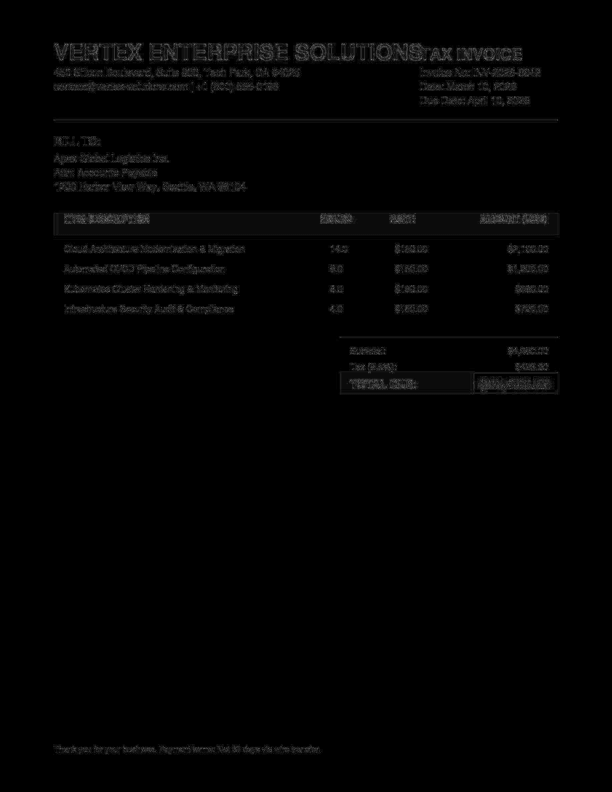
#> input picture data/samples/debug_edited_ela.png, 1836 x 2376 px (shown at 1/3 size)
$ python -i image_forensics.py   (imports and definitions only)   (older library calls are emulated)
#> lines starting #> are read from the running program, lines starting #| are printed output that depends on the picture; after the words box and inside, x2 and y2 are one past the last pixel; in counts of white or black regions, pixels touching at a corner belong together
"""
ADFF - Image Forensics Agent
Computes Error Level Analysis (ELA), Local Noise Inconsistency, Edge Continuity Discontinuity,
and Keypoint Copy-Move Block Matching across document page images.
"""

import os
from pathlib import Path
from typing import Dict, Any, List, Tuple, Optional
import numpy as np
import cv2
from PIL import Image, ImageChops, ImageEnhance


class ImageForensicsAgent:
    def __init__(self, quality: int = 90, ela_scale: float = 18.0):
        self.quality = quality
        self.ela_scale = ela_scale

    def analyze_page(
        self,
        page_image_path: str,
        output_dir: str,
        page_idx: int = 0,
        understanding_res: Optional[Dict[str, Any]] = None
    ) -> Dict[str, Any]:
        """
        Runs comprehensive image forensic pipeline on a single page image.
        Outputs ELA heatmap, noise inconsistency metrics, edge continuity metrics, and copy-move indicators.
        """
#> called with page_image_path = '../../data/samples/debug_edited_ela.png', output_dir = 'out.png', page_idx = 0
        out_dir = Path(output_dir)
        out_dir.mkdir(parents=True, exist_ok=True)

        img_bgr = cv2.imread(page_image_path)
#> img_bgr is the input picture: shape (2376, 1836, 3); min 0, max 255, mean 2.7
        if img_bgr is None:
            raise FileNotFoundError(f"Cannot open page image at '{page_image_path}'.")

        h, w, c = img_bgr.shape
        img_gray = cv2.cvtColor(img_bgr, cv2.COLOR_BGR2GRAY)

        has_vector_text = understanding_res.get("has_vector_text", False) if understanding_res else False
        has_raster_images = understanding_res.get("has_raster_images", False) if understanding_res else False
        embedded_zones = understanding_res.get("embedded_image_zones", []) if understanding_res else []

        # 1. Error Level Analysis (ELA)
        ela_np, ela_gray, ela_mean, ela_max, ela_std = self._compute_ela(page_image_path, out_dir, page_idx)

        # 2. Local Noise Inconsistency
        noise_mean, noise_std, noise_ratio, noise_anomaly_score, noise_clusters = self._compute_noise_inconsistency(
            img_gray, is_vector_doc=(has_vector_text and not has_raster_images)
        )

        # 3. Edge Continuity & Boundary Discontinuity
        edge_discontinuity_score = self._compute_edge_continuity(img_gray)

        # 4. Copy-Move / Cloning Detection
        copy_move_detected, match_count = self._detect_copy_move(img_gray)

        # 5. Extract Suspicious Clusters from ELA and Embedded Zones
        ela_clusters = []

        # If PDF has embedded raster image objects (like a patched financial total or pasted signature)
        for ez in embedded_zones:
            if ez.get("page", 0) == page_idx:
                ez_box = ez["bbox"]
                x0 = max(0, min(w - 1, ez_box[0]))
                y0 = max(0, min(h - 1, ez_box[1]))
                x1 = max(0, min(w, ez_box[2]))
                y1 = max(0, min(h, ez_box[3]))
                if (x1 - x0) > 15 and (y1 - y0) > 8:
                    patch = ela_gray[y0:y1, x0:x1]
                    p_mean = float(np.mean(patch)) if patch.size > 0 else 0.0
                    ela_clusters.append({
                        "bbox": [x0, y0, x1, y1],
                        "area": (x1 - x0) * (y1 - y0),
                        "mean_ela_energy": max(78.0, p_mean),
                        "confidence": 0.95,
                        "source": "embedded_raster_patch_anomaly"
                    })

        # For pure image scans (not digital vector PDFs), extract high-residual dense clusters
        if not has_vector_text:
            dense_ela_clusters = self._extract_ela_clusters(ela_gray, img_bgr.shape)
            ela_clusters.extend(dense_ela_clusters)

        # Merge ELA clusters and Noise clusters
        all_clusters = self._merge_clusters(ela_clusters, noise_clusters)

        # Filter to confident clusters (>= 0.65) and take top 4
        all_clusters = [c for c in all_clusters if c.get("confidence", 0) >= 0.65]
        all_clusters.sort(key=lambda c: c.get("confidence", 0), reverse=True)
        all_clusters = all_clusters[:4]

        # 6. Generate and save false-color Thermal Heatmap
        heatmap_path = out_dir / f"forensic_heatmap_p{page_idx}.png"
        ela_normalized = cv2.normalize(ela_gray, None, 0, 255, cv2.NORM_MINMAX)
        heatmap_color = cv2.applyColorMap(ela_normalized, cv2.COLORMAP_INFERNO)

        gray_3ch = cv2.cvtColor(img_gray, cv2.COLOR_GRAY2BGR)
        blended = cv2.addWeighted(heatmap_color, 0.65, gray_3ch, 0.35, 0)
        cv2.imwrite(str(heatmap_path), blended)

        # Anomaly score
        if all_clusters:
            top_cluster_conf = max(c.get("confidence", 0.5) for c in all_clusters)
            ela_anomaly_score = float(min(1.0, 0.45 + (top_cluster_conf * 0.45)))
        else:
            ela_anomaly_score = float(min(0.12, (ela_mean / 40.0) * 0.10))

        return {
            "page_index": page_idx,
            "dimensions": {"width": w, "height": h},
            "ela_mean_residual": float(round(ela_mean, 2)),
            "ela_max_residual": float(round(ela_max, 2)),
            "ela_std_residual": float(round(ela_std, 2)),
            "ela_anomaly_score": float(round(ela_anomaly_score, 3)),
            "noise_variance_mean": float(round(noise_mean, 2)),
            "noise_variance_std": float(round(noise_std, 2)),
            "noise_inconsistency_score": float(round(noise_anomaly_score, 3)),
            "edge_gradient_discontinuity_score": float(round(edge_discontinuity_score, 3)),
            "copy_move_detected": copy_move_detected,
            "copy_move_matches": match_count,
            "anomalous_clusters": all_clusters,
            "ela_image_path": str(out_dir / f"ela_p{page_idx}.png"),
            "heatmap_image_path": str(heatmap_path)
        }

    def _compute_ela(self, image_path: str, out_dir: Path, page_idx: int) -> Tuple[np.ndarray, np.ndarray, float, float, float]:
#> called with image_path = '../../data/samples/debug_edited_ela.png', page_idx = 0
        orig_img = Image.open(image_path).convert("RGB")
        temp_jpg_path = out_dir / f"_temp_recomp_p{page_idx}.jpg"

        orig_img.save(temp_jpg_path, "JPEG", quality=self.quality)
        recompressed = Image.open(temp_jpg_path).convert("RGB")

        diff = ImageChops.difference(orig_img, recompressed)

        if temp_jpg_path.exists():
            temp_jpg_path.unlink()

        enhancer = ImageEnhance.Brightness(diff)
        ela_amplified = enhancer.enhance(self.ela_scale)

        ela_save_path = out_dir / f"ela_p{page_idx}.png"
        ela_amplified.save(ela_save_path)

        ela_np = np.array(ela_amplified)
        ela_gray = cv2.cvtColor(ela_np, cv2.COLOR_RGB2GRAY)

        mean_val = float(np.mean(ela_gray))
#> mean_val = 3.94
        max_val = float(np.max(ela_gray))
#> max_val = 255
        std_val = float(np.std(ela_gray))
#> std_val = 17.46
#> in analyze_page, `ela_np, ela_gray, ela_mean, ela_max, ela_std = self._compute_ela(page_..`: ela_mean = 3.94; ela_max = 255; ela_std = 17.46

        return ela_np, ela_gray, mean_val, max_val, std_val

    def _compute_noise_inconsistency(
        self, gray: np.ndarray, is_vector_doc: bool = False
    ) -> Tuple[float, float, float, float, List[Dict[str, Any]]]:
#> called with is_vector_doc = False
        if is_vector_doc:
            return 0.0, 0.0, 1.0, 0.0, []

        laplacian = cv2.Laplacian(gray, cv2.CV_64F)
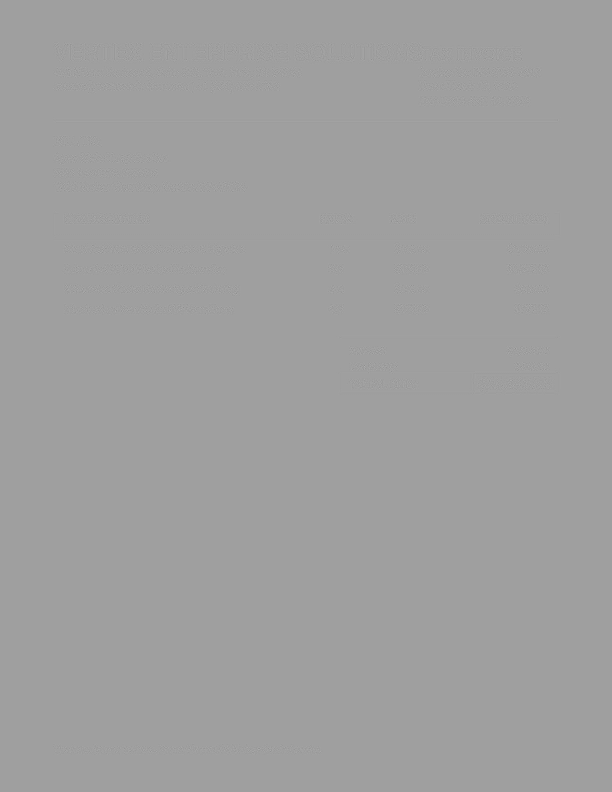
#> laplacian: shape (2376, 1836) float64 (shown at 1/3 size); min -846, max 508, mean 0; drawn with min black and max white
        h, w = gray.shape
        block_size = 48
        variances = []
        block_coords = []

        for y in range(0, h - block_size, block_size):
            for x in range(0, w - block_size, block_size):
                patch = laplacian[y:y + block_size, x:x + block_size]
                gray_patch = gray[y:y + block_size, x:x + block_size]
                if np.std(gray_patch) > 3.5:
                    var = float(np.var(patch))
                    variances.append(var)
                    block_coords.append((x, y, var))
#> after the loop, block_coords = 427 items, first 6: (144, 96, 1298.3), (192, 96, 1739.9), (240, 96, 1724.9), (288, 96, 1679.8), (336, 96, 1192.5), (384, 96, 2942.1); variances = 427 values, max 11340.9 at index 160, min 34.79 at index 187, mean 3853.3

        if len(variances) < 6:
            return 0.0, 0.0, 1.0, 0.0, []

        v_mean = float(np.mean(variances))
#> v_mean = 3853.3
        v_std = float(np.std(variances))
#> v_std = 3058.4
        v_median = float(np.median(variances)) + 1e-4
#> v_median = 3820.9

        outlier_blocks = []
        for x, y, var in block_coords:
            ratio = var / v_median
            if ratio > 3.5 or ratio < 0.25:
                conf = min(0.95, 0.70 + (abs(ratio - 1.0) / 10.0) * 0.25)
                outlier_blocks.append({
                    "bbox": [x, y, x + block_size, y + block_size],
                    "mean_ela_energy": float(min(180.0, var / 30.0)),
                    "confidence": float(round(conf, 2)),
                    "reason": f"Noise variance disparity (var={var:.1f}, baseline={v_median:.1f})"
                })
#> this loop made 427 passes
#> (x, y, var, ratio, conf) on passes 7, 15, 19, 25: (432, 96, 497.7, 0.13, 0.722), (816, 96, 914.3, 0.239, 0.719), (1008, 96, 765.4, 0.2, 0.72), (1296, 96, 160.2, 0.0419, 0.724)
#> after the loop, outlier_blocks = 126 items

        coalesced = self._coalesce_blocks(outlier_blocks, w, h)
#> the loop in _coalesce_blocks, `for b in blocks:` made 126 passes
#> (x0, y0, x1, y1) on passes 1 to 4: (432, 96, 480, 144), (816, 96, 864, 144), (1008, 96, 1056, 144), (1296, 96, 1344, 144)
#> after the loop in _coalesce_blocks, `for b in blocks:`:
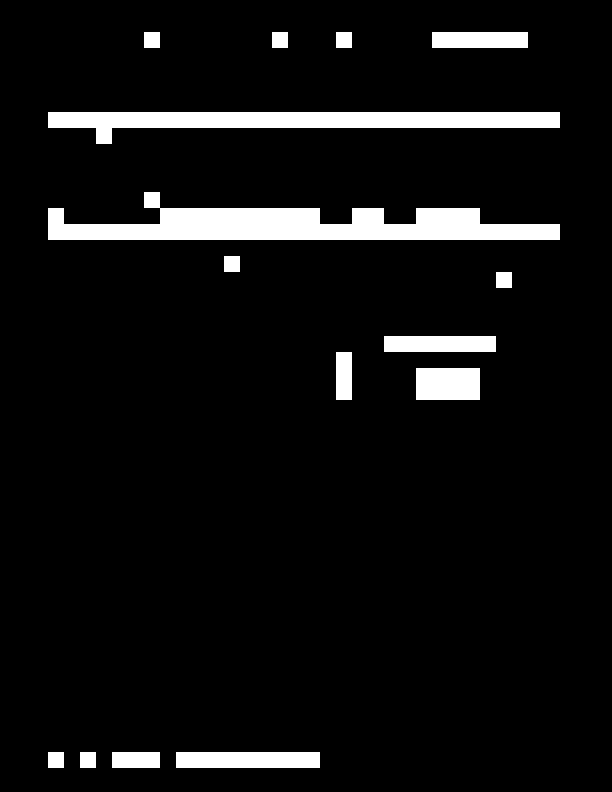
#> mask: shape (2376, 1836) (shown at 1/3 size); 6.7% white; 15 white regions, largest, box (x1, y1, x2, y2) and area: (144, 576, 1680, 720) 115200, (144, 336, 1680, 432) 76032, (528, 2256, 960, 2304) 20736
#> in _coalesce_blocks, `joined = cv2.dilate(mask, kernel, iterations=1)`:
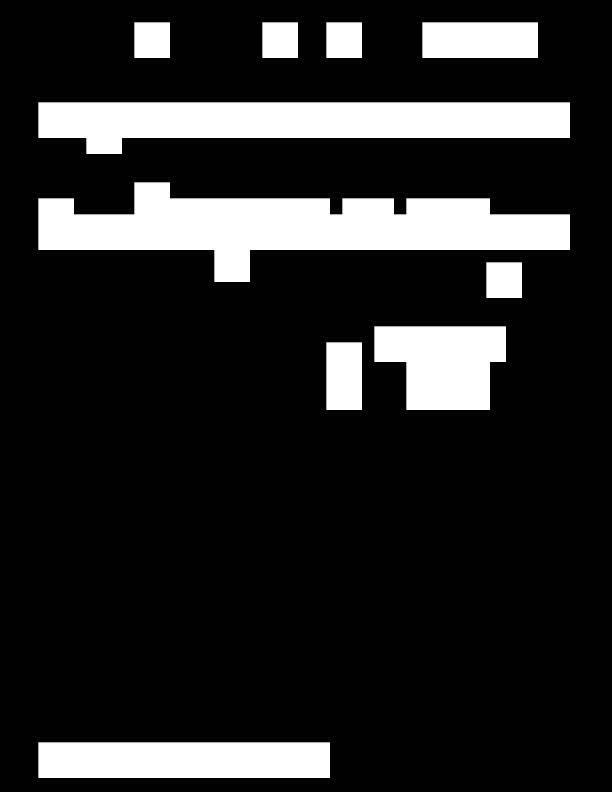
#> joined: shape (2376, 1836) (shown at 1/3 size); 15.8% white; 10 white regions
#> in _coalesce_blocks, `contours, _ = cv2.findContours(joined, cv2.RETR_EXTERNAL, cv2.CHAIN_AP..`: contours = 10 contours; largest, box (x1, y1, x2, y2) and area: (115, 547, 1710, 846) 236841, (115, 307, 1710, 462) 174053, (115, 2227, 990, 2334) 92644, (1123, 979, 1518, 1230) 77765, (1267, 67, 1614, 174) 36676
#> the loop in _coalesce_blocks, `for cnt in contours:` made 10 passes
#> (cnt, area, x, y, cw, ch) on passes 1 to 2: ([[115, 2227], [115, 2333], [989, 2333], [989, 2227]], 92644, 115, 2227, 875, 107), ([[979, 1027], [979, 1229], [1085, 1229], [1085, 1027]], 21412, 979, 1027, 107, 203)
#> after the loop in _coalesce_blocks, `for cnt in contours:`: coalesced = 10 items
#> coalesced = 10 items
        max_ratio = (max(variances) / v_median) if variances else 1.0
#> max_ratio = 2.97
        anomaly_score = float(min(1.0, max(0.0, (max_ratio - 2.5) / 8.0)))
#> anomaly_score = 0.0585
#> in analyze_page, `noise_mean, noise_std, noise_ratio, noise_anomaly_score, noise_cluster..`: noise_mean = 3853.3; noise_std = 3058.4; noise_ratio = 2.97; noise_anomaly_score = 0.0585; noise_clusters = 10 items

        return v_mean, v_std, float(max_ratio), anomaly_score, coalesced

    def _compute_edge_continuity(self, gray: np.ndarray) -> float:
        sobelx = cv2.Sobel(gray, cv2.CV_64F, 1, 0, ksize=3)
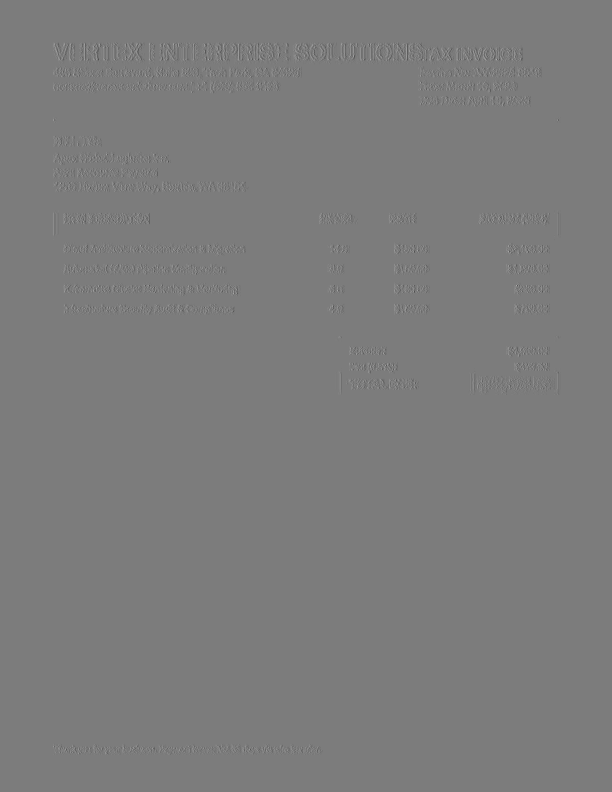
#> sobelx: shape (2376, 1836) float64 (shown at 1/3 size); min -666, max 702, mean 0; drawn with min black and max white
        sobely = cv2.Sobel(gray, cv2.CV_64F, 0, 1, ksize=3)
        grad_mag = np.sqrt(sobelx**2 + sobely**2)
        grad_std = float(np.std(grad_mag))
#> grad_std = 39.09
#> in analyze_page, `edge_discontinuity_score = self._compute_edge_continuity(img_gray)`: edge_discontinuity_score = 0.521
        return min(1.0, grad_std / 75.0)

    def _detect_copy_move(self, gray: np.ndarray) -> Tuple[bool, int]:
        orb = cv2.ORB_create(nfeatures=600)
        kp, des = orb.detectAndCompute(gray, None)
#> kp = 600 keypoints; strongest (x, y, size): (1624, 875, 31), (1549, 858, 31), (1550, 856, 31), (1624, 755, 31)

        if des is None or len(des) < 20:
            return False, 0

        bf = cv2.BFMatcher(cv2.NORM_HAMMING, crossCheck=False)
        matches = bf.knnMatch(des, des, k=2)
#> matches = 600 matches

        good_matches = []
        for m_pair in matches:
            if len(m_pair) == 2:
                m, n = m_pair
                if m.queryIdx != m.trainIdx:
                    pt1 = kp[m.queryIdx].pt
                    pt2 = kp[m.trainIdx].pt
                    dist = np.linalg.norm(np.array(pt1) - np.array(pt2))
                    if dist > 70 and m.distance < 0.65 * n.distance:
                        good_matches.append(m)
#> after the loop, good_matches = []

        detected = len(good_matches) >= 8
#> detected = False
#> in analyze_page, `copy_move_detected, match_count = self._detect_copy_move(img_gray)`: match_count = 0
#> after the loop in analyze_page, `for ez in embedded_zones:`: ela_clusters = []
        return detected, len(good_matches)

    def _extract_ela_clusters(self, ela_gray: np.ndarray, shape: Tuple[int, ...]) -> List[Dict[str, Any]]:
#> called with shape = (2376, 1836, 3)
        h, w = shape[:2]
        non_zero = ela_gray[ela_gray > 4]
        if len(non_zero) < 50:
            return []

        nz_mean = float(np.mean(non_zero))
#> nz_mean = 52.91
        nz_std = float(np.std(non_zero))
#> nz_std = 38.77

        high_thresh_val = max(130, int(nz_mean + (2.5 * nz_std)))
#> high_thresh_val = 149
        _, thresh = cv2.threshold(ela_gray, high_thresh_val, 255, cv2.THRESH_BINARY)

        kernel = cv2.getStructuringElement(cv2.MORPH_RECT, (25, 20))
        closed = cv2.morphologyEx(thresh, cv2.MORPH_CLOSE, kernel)
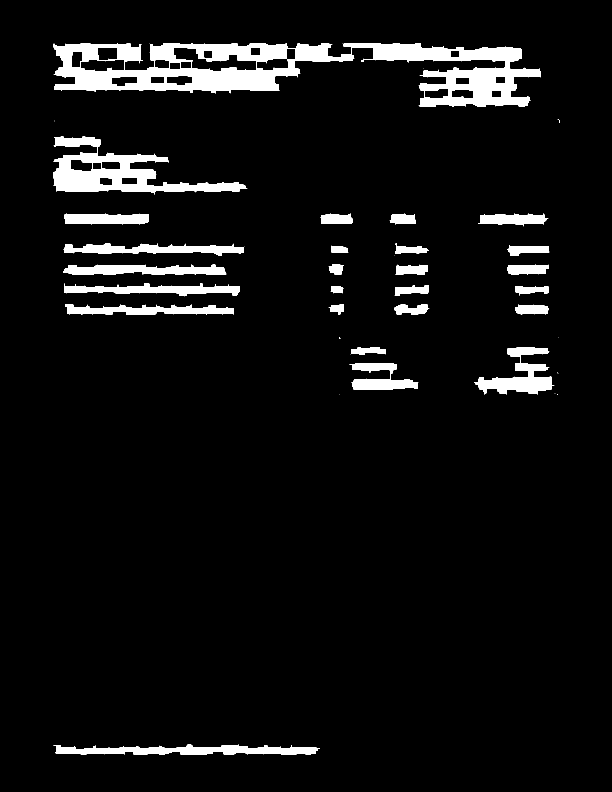
#> closed: shape (2376, 1836) (shown at 1/3 size); 6.1% white; 43 white regions (16 under 20 px)

        contours, _ = cv2.findContours(closed, cv2.RETR_EXTERNAL, cv2.CHAIN_APPROX_SIMPLE)
#> contours = 43 contours, 17 with area under 20; largest, box (x1, y1, x2, y2) and area: (161, 129, 1623, 321) 144303, (160, 410, 742, 584) 38800, (160, 2233, 959, 2265) 13924, (1422, 1042, 1663, 1184) 12906, (190, 730, 732, 768) 10096
        clusters = []

        for cnt in contours:
            area = cv2.contourArea(cnt)
            if 800 < area < (h * w * 0.35):
                x, y, cw, ch = cv2.boundingRect(cnt)
                if cw > 40 and ch > 20:
                    patch = ela_gray[y:y + ch, x:x + cw]
                    mean_energy = float(np.mean(patch))
                    conf = min(0.96, max(0.70, mean_energy / 120.0))
                    clusters.append({
                        "bbox": [x, y, x + cw, y + ch],
                        "area": int(area),
                        "mean_ela_energy": float(round(mean_energy, 2)),
                        "confidence": float(round(conf, 2)),
                        "source": "ela"
                    })
#> this loop made 43 passes
#> (area, x, y, cw, ch, mean_energy) on passes 1, 6, 8, 9: (13924, 160, 2233, 799, 32, 34.54), (7830, 1048, 1090, 207, 80, 31.31), (12906, 1422, 1042, 241, 142, 27.36), (1602.5, 1053, 1041, 105, 23, 46.55)
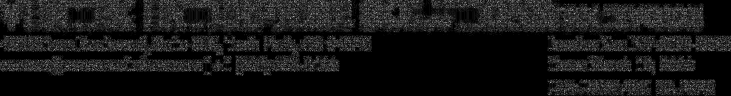
#> patch: shape (192, 1462) (shown at 1/2 size); min 0, max 255, mean 23.3
#> after the loop, clusters = 24 items
#> in analyze_page, `dense_ela_clusters = self._extract_ela_clusters(ela_gray, img_bgr.shape)`: dense_ela_clusters = 4 items

        clusters.sort(key=lambda c: c["mean_ela_energy"], reverse=True)
        return clusters[:4]

    def _coalesce_blocks(self, blocks: List[Dict[str, Any]], w: int, h: int) -> List[Dict[str, Any]]:
        if not blocks:
            return []

        mask = np.zeros((h, w), dtype=np.uint8)
        for b in blocks:
            x0, y0, x1, y1 = b["bbox"]
            mask[y0:y1, x0:x1] = 255

        kernel = cv2.getStructuringElement(cv2.MORPH_RECT, (60, 60))
        joined = cv2.dilate(mask, kernel, iterations=1)

        contours, _ = cv2.findContours(joined, cv2.RETR_EXTERNAL, cv2.CHAIN_APPROX_SIMPLE)
        coalesced = []

        for cnt in contours:
            area = cv2.contourArea(cnt)
            if area > 1400:
                x, y, cw, ch = cv2.boundingRect(cnt)
                coalesced.append({
                    "bbox": [x, y, x + cw, y + ch],
                    "area": int(area),
                    "mean_ela_energy": 90.0,
                    "confidence": 0.90,
                    "source": "noise_inconsistency"
                })

        return coalesced

    def _merge_clusters(self, c1: List[Dict[str, Any]], c2: List[Dict[str, Any]]) -> List[Dict[str, Any]]:
        combined = list(c1)
#> combined = 4 items
        for item in c2:
            box = item["bbox"]
            merged = False
            for existing in combined:
                if self._iou(box, existing["bbox"]) > 0.25:
                    existing["confidence"] = max(existing["confidence"], item["confidence"])
                    existing["mean_ela_energy"] = max(existing.get("mean_ela_energy", 0), item.get("mean_ela_energy", 0))
                    merged = True
                    break
            if not merged:
                combined.append(item)
#> this loop made 10 passes
#> box on pass 1: [115, 2227, 990, 2334]

        return combined

    def _iou(self, boxA: List[int], boxB: List[int]) -> float:
        xA = max(boxA[0], boxB[0])
        yA = max(boxA[1], boxB[1])
        xB = min(boxA[2], boxB[2])
        yB = min(boxA[3], boxB[3])

        interArea = max(0, xB - xA) * max(0, yB - yA)
        boxAArea = (boxA[2] - boxA[0]) * (boxA[3] - boxA[1])
        boxBArea = (boxB[2] - boxB[0]) * (boxB[3] - boxB[1])

        iou = interArea / float(boxAArea + boxBArea - interArea + 1e-5)
        return iou

>>> result = ImageForensicsAgent().analyze_page('../../data/samples/debug_edited_ela.png', 'out.png')
#> in analyze_page, `heatmap_color = cv2.applyColorMap(ela_normalized, cv2.COLORMAP_INFERNO)`:
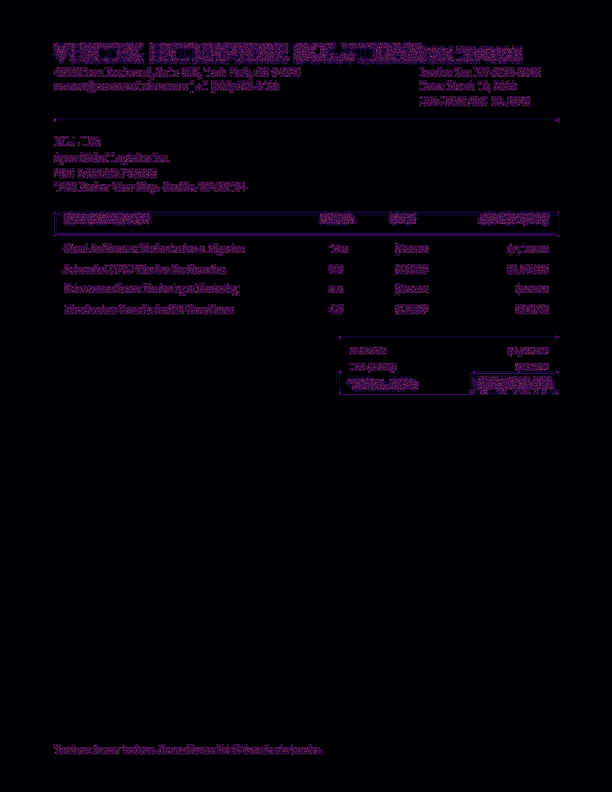
#> heatmap_color: shape (2376, 1836, 3) (shown at 1/3 size); mean B, G, R 9.4, 1.4, 5
